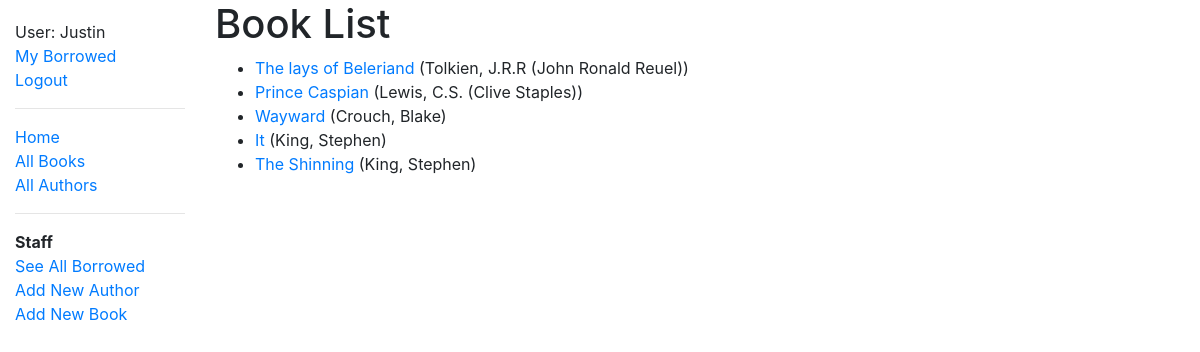
Page /catalog/books/ (signed in) on the committed database.
### catalog/models.py (models this page shows, shortened)
class Book(models.Model):
	title = models.CharField(max_length=200)
	author = models.ForeignKey('Author', on_delete=models.SET_NULL, null=True)
	summary = models.TextField(max_length=1000, help_text='Enter a brief description of the book')
	isbn = models.CharField('ISBN', max_length=13, help_text='13 Character <a href="https://www.isbn-international.org/content/what-isbn">ISBN number</a>')
	genre = models.ManyToManyField(Genre, help_text='Select a genre for this book.')
	language = models.ForeignKey(Language, on_delete=models.SET_NULL, null=True, help_text="Select the language the book is written in" )
	def get_absolute_url(self):
		return reverse('book-detail', args=[str(self.id)])
	def display_genre(self):
		"""Create a string for the Genre. This is required to display genre in Admin."""
		return ', ' .join(genre.name for genre in self.genre.all()[:3])
	display_genre.short_description = 'Genre'

class Author(models.Model):
	first_name = models.CharField(max_length=100)
	last_name = models.CharField(max_length=100)
	date_of_birth = models.DateField('born', null=True, blank=True)
	date_of_death = models.DateField('died', null=True, blank=True)
	def __str__(self):
		return f'{self.last_name}, {self.first_name}'
	class Meta:
		ordering = ['last_name', 'first_name']
		permissions = (("can_create_author", "Can Create Author"),)

### catalog/views.py (the view)
# urls.py: path('books/', views.BookListView.as_view(), name='books'),
class BookListView(LoginRequiredMixin, generic.ListView):
	model = Book
	paginate_by = 10

### catalog/templates/catalog/book_list.html
{% extends "base_generic.html" %}
{% block content %}
  <h1>Book List</h1>
  {% if book_list %}
  <ul>
    {% for book in book_list %}
      <li>
        <a href="{{ book.get_absolute_url }}">{{ book.title }}</a> ({{book.author}})
      </li>
    {% endfor %}
  </ul>
  {% else %}
    <p>There are no books in the library.</p>
  {% endif %}
{% endblock %}

### catalog/templates/base_generic.html (shortened to what this page needs)
<!DOCTYPE html>
<html lang="en">
<head>
	<link rel="stylesheet" href="https://stackpath.bootstrapcdn.com/bootstrap/4.1.3/css/bootstrap.min.css">
  {% load static %}
  <link rel="stylesheet" href="{% static 'css/style.css' %}">
</head>
<body>
	<div class="container-fluid">
		<div class="row">
			<div class = "col-sm-2">
			{% block sidebar %}
				<ul class="sidebar-nav">
					{% if user.is_authenticated %}
						<li>User: {{ user.get_username }}</li>
						<li><a href="{% url 'my-borrowed' %}">My Borrowed</a></li>
						<li><a href="{% url 'logout'%}?next={{request.path}}">Logout</a></li>
					{% else %}
						<li><a href="{% url 'login'%}?next={{request.path}}">Login</a></li>
					{% endif %}
					<hr/>
					<li><a href="{% url 'index'  %}">Home</a></li>
					<li><a href="{% url  'books' %}">All Books</a></li>
					<li><a href="{% url 'authors' %}">All Authors</a></li>
					<hr/>
					{% if perms.catalog.can_mark_returned %}
					<strong>Staff</strong>
					<li><a href="{% url 'all-borrowed' %}">See All Borrowed</a></li>
					<li><a href="{% url 'author_create' %}">Add New Author</a></li>
					<li><a href="{% url 'book_create' %}">Add New Book</a></li>
					{% endif %}
				</ul>
			{% endblock  %}
			</div>
			<div class="col-sm-10">{% block content  %}{% endblock  %}
			</div>
		</div>
	</div>
</body>
</html>

### catalog/static/css/style.css (style rules this page uses)
.sidebar-nav { margin-top: 20px; padding: 0; list-style: none; }

### rows in the picture
Book: title "The lays of Beleriand", author "Tolkien, J.R.R (John Ronald Reuel)"
Book: title "Prince Caspian", author "Lewis, C.S. (Clive Staples)"
Book: title "Wayward", author "Crouch, Blake"
Book: title "It", author "King, Stephen"
Book: title "The Shinning", author "King, Stephen"

### other values in the picture
{{ user.get_username }} "Justin"
